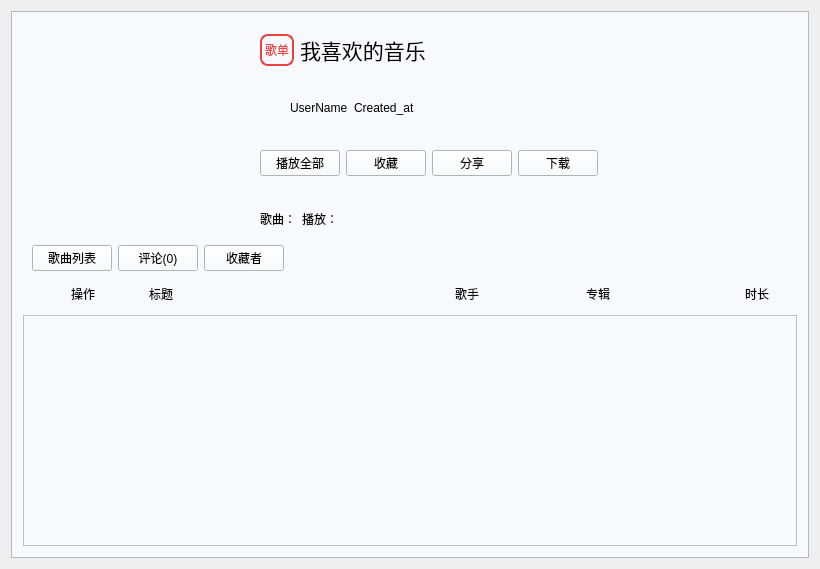
<?xml version="1.0" encoding="UTF-8"?>
<ui version="4.0">
 <class>PlaylistClass</class>
 <widget class="QWidget" name="PlaylistClass">
  <property name="geometry">
   <rect>
    <x>0</x>
    <y>0</y>
    <width>820</width>
    <height>569</height>
   </rect>
  </property>
  <property name="windowTitle">
   <string>Playlist</string>
  </property>
  <layout class="QVBoxLayout" name="verticalLayout">
   <item>
    <widget class="QScrollArea" name="scrollArea">
     <property name="widgetResizable">
      <bool>true</bool>
     </property>
     <widget class="QWidget" name="scrollAreaWidgetContents">
      <property name="geometry">
       <rect>
        <x>0</x>
        <y>0</y>
        <width>800</width>
        <height>549</height>
       </rect>
      </property>
      <property name="styleSheet">
       <string notr="true">background-color: #F7F9FC;
color: rgb(0, 0, 0);</string>
      </property>
      <layout class="QVBoxLayout" name="verticalLayout_2">
       <item>
        <widget class="QWidget" name="PlaylistTitle" native="true">
         <property name="minimumSize">
          <size>
           <width>0</width>
           <height>250</height>
          </size>
         </property>
         <property name="maximumSize">
          <size>
           <width>16777215</width>
           <height>250</height>
          </size>
         </property>
         <property name="styleSheet">
          <string notr="true"/>
         </property>
         <layout class="QVBoxLayout" name="verticalLayout_3">
          <property name="spacing">
           <number>0</number>
          </property>
          <property name="leftMargin">
           <number>0</number>
          </property>
          <property name="topMargin">
           <number>0</number>
          </property>
          <property name="rightMargin">
           <number>0</number>
          </property>
          <property name="bottomMargin">
           <number>0</number>
          </property>
          <item>
           <widget class="QWidget" name="titleBody" native="true">
            <property name="styleSheet">
             <string notr="true"/>
            </property>
            <layout class="QHBoxLayout" name="horizontalLayout">
             <property name="spacing">
              <number>6</number>
             </property>
             <property name="leftMargin">
              <number>0</number>
             </property>
             <property name="topMargin">
              <number>0</number>
             </property>
             <property name="rightMargin">
              <number>0</number>
             </property>
             <property name="bottomMargin">
              <number>0</number>
             </property>
             <item>
              <widget class="QWidget" name="imageBox" native="true">
               <property name="minimumSize">
                <size>
                 <width>220</width>
                 <height>0</height>
                </size>
               </property>
               <property name="maximumSize">
                <size>
                 <width>220</width>
                 <height>16777215</height>
                </size>
               </property>
               <property name="styleSheet">
                <string notr="true"/>
               </property>
               <layout class="QVBoxLayout" name="verticalLayout_4">
                <item>
                 <widget class="QLabel" name="image">
                  <property name="text">
                   <string/>
                  </property>
                 </widget>
                </item>
               </layout>
              </widget>
             </item>
             <item>
              <widget class="QWidget" name="InfoBox" native="true">
               <property name="styleSheet">
                <string notr="true"/>
               </property>
               <layout class="QVBoxLayout" name="verticalLayout_5">
                <property name="leftMargin">
                 <number>0</number>
                </property>
                <property name="topMargin">
                 <number>0</number>
                </property>
                <property name="rightMargin">
                 <number>0</number>
                </property>
                <property name="bottomMargin">
                 <number>0</number>
                </property>
                <item>
                 <widget class="QWidget" name="songTitle" native="true">
                  <property name="styleSheet">
                   <string notr="true"/>
                  </property>
                  <layout class="QHBoxLayout" name="horizontalLayout_2">
                   <item>
                    <widget class="QLabel" name="playlist">
                     <property name="styleSheet">
                      <string notr="true">color: #EB4141;
border: 2px solid  #EB4141;
border-radius: 8px; </string>
                     </property>
                     <property name="text">
                      <string>歌单</string>
                     </property>
                    </widget>
                   </item>
                   <item>
                    <widget class="QLabel" name="playlistName">
                     <property name="font">
                      <font>
                       <pointsize>16</pointsize>
                      </font>
                     </property>
                     <property name="text">
                      <string>我喜欢的音乐</string>
                     </property>
                    </widget>
                   </item>
                   <item>
                    <spacer name="horizontalSpacer">
                     <property name="orientation">
                      <enum>Qt::Orientation::Horizontal</enum>
                     </property>
                     <property name="sizeHint" stdset="0">
                      <size>
                       <width>359</width>
                       <height>20</height>
                      </size>
                     </property>
                    </spacer>
                   </item>
                  </layout>
                 </widget>
                </item>
                <item>
                 <widget class="QWidget" name="songCreatedInfo" native="true">
                  <property name="styleSheet">
                   <string notr="true"/>
                  </property>
                  <layout class="QHBoxLayout" name="horizontalLayout_3">
                   <item>
                    <widget class="QLabel" name="userImage">
                     <property name="minimumSize">
                      <size>
                       <width>24</width>
                       <height>24</height>
                      </size>
                     </property>
                     <property name="maximumSize">
                      <size>
                       <width>24</width>
                       <height>24</height>
                      </size>
                     </property>
                     <property name="text">
                      <string/>
                     </property>
                    </widget>
                   </item>
                   <item>
                    <widget class="QLabel" name="userName">
                     <property name="text">
                      <string>UserName</string>
                     </property>
                    </widget>
                   </item>
                   <item>
                    <widget class="QLabel" name="created_at">
                     <property name="text">
                      <string>Created_at</string>
                     </property>
                    </widget>
                   </item>
                   <item>
                    <spacer name="horizontalSpacer_2">
                     <property name="orientation">
                      <enum>Qt::Orientation::Horizontal</enum>
                     </property>
                     <property name="sizeHint" stdset="0">
                      <size>
                       <width>366</width>
                       <height>20</height>
                      </size>
                     </property>
                    </spacer>
                   </item>
                  </layout>
                 </widget>
                </item>
                <item>
                 <widget class="QWidget" name="songOption" native="true">
                  <property name="styleSheet">
                   <string notr="true"/>
                  </property>
                  <layout class="QHBoxLayout" name="horizontalLayout_4">
                   <item>
                    <widget class="QPushButton" name="playAll">
                     <property name="text">
                      <string>播放全部</string>
                     </property>
                    </widget>
                   </item>
                   <item>
                    <widget class="QPushButton" name="favoriteAll">
                     <property name="text">
                      <string>收藏</string>
                     </property>
                    </widget>
                   </item>
                   <item>
                    <widget class="QPushButton" name="shallAll">
                     <property name="text">
                      <string>分享</string>
                     </property>
                    </widget>
                   </item>
                   <item>
                    <widget class="QPushButton" name="downloadAll">
                     <property name="text">
                      <string>下载</string>
                     </property>
                    </widget>
                   </item>
                   <item>
                    <spacer name="horizontalSpacer_3">
                     <property name="orientation">
                      <enum>Qt::Orientation::Horizontal</enum>
                     </property>
                     <property name="sizeHint" stdset="0">
                      <size>
                       <width>191</width>
                       <height>20</height>
                      </size>
                     </property>
                    </spacer>
                   </item>
                  </layout>
                 </widget>
                </item>
                <item>
                 <widget class="QWidget" name="songNumsInfo" native="true">
                  <property name="styleSheet">
                   <string notr="true"/>
                  </property>
                  <layout class="QHBoxLayout" name="horizontalLayout_5">
                   <item>
                    <widget class="QLabel" name="songs">
                     <property name="text">
                      <string>歌曲：</string>
                     </property>
                    </widget>
                   </item>
                   <item>
                    <widget class="QLabel" name="plays">
                     <property name="text">
                      <string>播放：</string>
                     </property>
                    </widget>
                   </item>
                   <item>
                    <spacer name="horizontalSpacer_4">
                     <property name="orientation">
                      <enum>Qt::Orientation::Horizontal</enum>
                     </property>
                     <property name="sizeHint" stdset="0">
                      <size>
                       <width>445</width>
                       <height>20</height>
                      </size>
                     </property>
                    </spacer>
                   </item>
                  </layout>
                 </widget>
                </item>
               </layout>
              </widget>
             </item>
            </layout>
           </widget>
          </item>
          <item>
           <widget class="QWidget" name="titleOption" native="true">
            <property name="minimumSize">
             <size>
              <width>0</width>
              <height>30</height>
             </size>
            </property>
            <property name="maximumSize">
             <size>
              <width>16777215</width>
              <height>30</height>
             </size>
            </property>
            <property name="styleSheet">
             <string notr="true"/>
            </property>
            <layout class="QHBoxLayout" name="horizontalLayout_6">
             <property name="leftMargin">
              <number>9</number>
             </property>
             <property name="topMargin">
              <number>0</number>
             </property>
             <property name="rightMargin">
              <number>0</number>
             </property>
             <property name="bottomMargin">
              <number>0</number>
             </property>
             <item>
              <widget class="QPushButton" name="playlistOption">
               <property name="text">
                <string>歌曲列表</string>
               </property>
              </widget>
             </item>
             <item>
              <widget class="QPushButton" name="commentOption">
               <property name="text">
                <string>评论(0)</string>
               </property>
              </widget>
             </item>
             <item>
              <widget class="QPushButton" name="favoriterOption">
               <property name="text">
                <string>收藏者</string>
               </property>
              </widget>
             </item>
             <item>
              <spacer name="horizontalSpacer_5">
               <property name="orientation">
                <enum>Qt::Orientation::Horizontal</enum>
               </property>
               <property name="sizeHint" stdset="0">
                <size>
                 <width>512</width>
                 <height>20</height>
                </size>
               </property>
              </spacer>
             </item>
            </layout>
           </widget>
          </item>
         </layout>
        </widget>
       </item>
       <item>
        <widget class="QStackedWidget" name="PlayListBody">
         <property name="styleSheet">
          <string notr="true"/>
         </property>
         <widget class="QWidget" name="playlistBody">
          <layout class="QVBoxLayout" name="verticalLayout_6">
           <property name="leftMargin">
            <number>0</number>
           </property>
           <property name="topMargin">
            <number>0</number>
           </property>
           <property name="rightMargin">
            <number>0</number>
           </property>
           <property name="bottomMargin">
            <number>0</number>
           </property>
           <item>
            <widget class="QWidget" name="widget" native="true">
             <property name="minimumSize">
              <size>
               <width>0</width>
               <height>30</height>
              </size>
             </property>
             <property name="maximumSize">
              <size>
               <width>16777215</width>
               <height>30</height>
              </size>
             </property>
             <property name="styleSheet">
              <string notr="true"/>
             </property>
             <layout class="QHBoxLayout" name="horizontalLayout_7">
              <property name="leftMargin">
               <number>0</number>
              </property>
              <property name="topMargin">
               <number>0</number>
              </property>
              <property name="rightMargin">
               <number>0</number>
              </property>
              <property name="bottomMargin">
               <number>0</number>
              </property>
              <item>
               <widget class="QWidget" name="widget_2" native="true">
                <property name="minimumSize">
                 <size>
                  <width>120</width>
                  <height>0</height>
                 </size>
                </property>
                <property name="maximumSize">
                 <size>
                  <width>120</width>
                  <height>16777215</height>
                 </size>
                </property>
                <property name="layoutDirection">
                 <enum>Qt::LayoutDirection::LeftToRight</enum>
                </property>
                <property name="styleSheet">
                 <string notr="true"/>
                </property>
                <layout class="QVBoxLayout" name="verticalLayout_7">
                 <property name="spacing">
                  <number>0</number>
                 </property>
                 <property name="leftMargin">
                  <number>0</number>
                 </property>
                 <property name="topMargin">
                  <number>0</number>
                 </property>
                 <property name="rightMargin">
                  <number>0</number>
                 </property>
                 <property name="bottomMargin">
                  <number>0</number>
                 </property>
                 <item>
                  <widget class="QLabel" name="label">
                   <property name="text">
                    <string>操作</string>
                   </property>
                   <property name="alignment">
                    <set>Qt::AlignmentFlag::AlignCenter</set>
                   </property>
                  </widget>
                 </item>
                </layout>
               </widget>
              </item>
              <item>
               <widget class="QWidget" name="widget_3" native="true">
                <property name="minimumSize">
                 <size>
                  <width>300</width>
                  <height>0</height>
                 </size>
                </property>
                <property name="maximumSize">
                 <size>
                  <width>300</width>
                  <height>16777215</height>
                 </size>
                </property>
                <property name="styleSheet">
                 <string notr="true"/>
                </property>
                <layout class="QHBoxLayout" name="horizontalLayout_9">
                 <property name="spacing">
                  <number>0</number>
                 </property>
                 <property name="leftMargin">
                  <number>0</number>
                 </property>
                 <property name="topMargin">
                  <number>0</number>
                 </property>
                 <property name="rightMargin">
                  <number>0</number>
                 </property>
                 <property name="bottomMargin">
                  <number>0</number>
                 </property>
                 <item>
                  <widget class="QLabel" name="label_2">
                   <property name="text">
                    <string>标题</string>
                   </property>
                  </widget>
                 </item>
                </layout>
               </widget>
              </item>
              <item>
               <widget class="QWidget" name="widget_4" native="true">
                <property name="styleSheet">
                 <string notr="true"/>
                </property>
                <layout class="QHBoxLayout" name="horizontalLayout_10">
                 <property name="spacing">
                  <number>0</number>
                 </property>
                 <property name="leftMargin">
                  <number>0</number>
                 </property>
                 <property name="topMargin">
                  <number>0</number>
                 </property>
                 <property name="rightMargin">
                  <number>0</number>
                 </property>
                 <property name="bottomMargin">
                  <number>0</number>
                 </property>
                 <item>
                  <widget class="QLabel" name="label_3">
                   <property name="text">
                    <string>歌手</string>
                   </property>
                  </widget>
                 </item>
                </layout>
               </widget>
              </item>
              <item>
               <widget class="QWidget" name="widget_5" native="true">
                <layout class="QHBoxLayout" name="horizontalLayout_11">
                 <property name="spacing">
                  <number>0</number>
                 </property>
                 <property name="leftMargin">
                  <number>0</number>
                 </property>
                 <property name="topMargin">
                  <number>0</number>
                 </property>
                 <property name="rightMargin">
                  <number>0</number>
                 </property>
                 <property name="bottomMargin">
                  <number>0</number>
                 </property>
                 <item>
                  <widget class="QLabel" name="label_4">
                   <property name="text">
                    <string>专辑</string>
                   </property>
                  </widget>
                 </item>
                </layout>
               </widget>
              </item>
              <item>
               <widget class="QWidget" name="widget_6" native="true">
                <property name="minimumSize">
                 <size>
                  <width>80</width>
                  <height>0</height>
                 </size>
                </property>
                <property name="maximumSize">
                 <size>
                  <width>80</width>
                  <height>16777215</height>
                 </size>
                </property>
                <property name="styleSheet">
                 <string notr="true"/>
                </property>
                <layout class="QHBoxLayout" name="horizontalLayout_12">
                 <property name="spacing">
                  <number>0</number>
                 </property>
                 <property name="leftMargin">
                  <number>0</number>
                 </property>
                 <property name="topMargin">
                  <number>0</number>
                 </property>
                 <property name="rightMargin">
                  <number>0</number>
                 </property>
                 <property name="bottomMargin">
                  <number>0</number>
                 </property>
                 <item>
                  <widget class="QLabel" name="label_5">
                   <property name="text">
                    <string>时长</string>
                   </property>
                   <property name="alignment">
                    <set>Qt::AlignmentFlag::AlignCenter</set>
                   </property>
                  </widget>
                 </item>
                </layout>
               </widget>
              </item>
             </layout>
            </widget>
           </item>
           <item>
            <widget class="QListWidget" name="songList">
             <property name="styleSheet">
              <string notr="true">QScrollBar:vertical {
    width: 6px;
    background: transparent;
    margin: 0px;
}
QScrollBar::handle:vertical {
    background: rgba(0,0,0,60);
    min-height: 30px;
    border-radius: 3px;
}
QScrollBar::handle:vertical:hover {
    background: rgba(0,0,0,120);
}
QScrollBar::add-line:vertical, QScrollBar::sub-line:vertical {
    height: 0px;
    border: none;
}
QScrollBar::add-page:vertical, QScrollBar::sub-page:vertical {
    background: none;
}</string>
             </property>
             <property name="verticalScrollMode">
              <enum>QAbstractItemView::ScrollMode::ScrollPerPixel</enum>
             </property>
             <property name="currentRow">
              <number>-1</number>
             </property>
            </widget>
           </item>
          </layout>
         </widget>
         <widget class="QWidget" name="CommentBody"/>
        </widget>
       </item>
      </layout>
     </widget>
    </widget>
   </item>
  </layout>
 </widget>
 <layoutdefault spacing="6" margin="11"/>
 <resources/>
 <connections/>
</ui>
